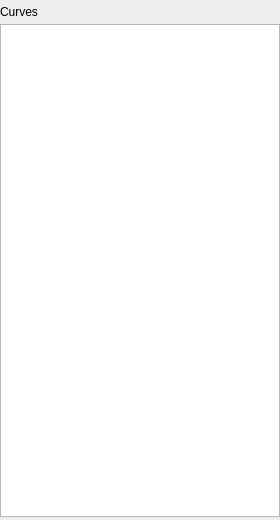
<?xml version="1.0" encoding="UTF-8"?>
<ui version="4.0">
 <class>CurveEditor</class>
 <widget class="QWidget" name="CurveEditor">
  <property name="geometry">
   <rect>
    <x>0</x>
    <y>0</y>
    <width>280</width>
    <height>520</height>
   </rect>
  </property>
  <property name="minimumSize">
   <size>
    <width>220</width>
    <height>0</height>
   </size>
  </property>
  <layout class="QVBoxLayout" name="mainLayout">
   <property name="spacing"><number>0</number></property>
   <property name="leftMargin"><number>0</number></property>
   <property name="topMargin"><number>0</number></property>
   <property name="rightMargin"><number>0</number></property>
   <property name="bottomMargin"><number>0</number></property>
   <item>
    <widget class="QWidget" name="widgetLabelCurves" native="true">
     <property name="minimumSize"><size><width>0</width><height>24</height></size></property>
     <property name="maximumSize"><size><width>16777215</width><height>24</height></size></property>
     <layout class="QHBoxLayout" name="headerLayout">
      <property name="spacing"><number>0</number></property>
      <property name="leftMargin"><number>0</number></property>
      <property name="topMargin"><number>0</number></property>
      <property name="rightMargin"><number>0</number></property>
      <property name="bottomMargin"><number>0</number></property>
      <item>
       <widget class="QLabel" name="labelCurves">
        <property name="text"><string>Curves</string></property>
       </widget>
      </item>
      <item>
       <spacer name="searchCurvesGap">
        <property name="orientation"><enum>Qt::Horizontal</enum></property>
        <property name="sizeType"><enum>QSizePolicy::Fixed</enum></property>
        <property name="sizeHint" stdset="0"><size><width>2</width><height>1</height></size></property>
       </spacer>
      </item>
      <item>
       <widget class="PJ::Search" name="filterCurves">
        <property name="placeholder"><string>Filter...</string></property>
       </widget>
      </item>
      <item>
       <widget class="QToolButton" name="buttonCurvesMenu">
        <property name="toolTip"><string>Curves options</string></property>
        <property name="minimumSize"><size><width>24</width><height>24</height></size></property>
        <property name="maximumSize"><size><width>24</width><height>24</height></size></property>
        <property name="iconSize"><size><width>20</width><height>20</height></size></property>
        <property name="text"><string/></property>
        <property name="autoRaise"><bool>true</bool></property>
        <property name="focusPolicy"><enum>Qt::FocusPolicy::NoFocus</enum></property>
       </widget>
      </item>
     </layout>
    </widget>
   </item>
   <item>
    <widget class="QListWidget" name="listWidget">
     <property name="sizePolicy">
      <sizepolicy hsizetype="Expanding" vsizetype="Expanding">
       <horstretch>0</horstretch>
       <verstretch>1</verstretch>
      </sizepolicy>
     </property>
     <property name="minimumSize">
      <size>
       <width>0</width>
       <height>120</height>
      </size>
     </property>
     <property name="focusPolicy">
      <enum>Qt::ClickFocus</enum>
     </property>
     <property name="editTriggers">
      <set>QAbstractItemView::NoEditTriggers</set>
     </property>
     <property name="selectionMode">
      <enum>QAbstractItemView::SingleSelection</enum>
     </property>
     <property name="selectionBehavior">
      <enum>QAbstractItemView::SelectRows</enum>
     </property>
    </widget>
   </item>
   <item>
    <widget class="QWidget" name="markerScopesFooter" native="true">
     <layout class="QVBoxLayout" name="markerScopesLayout">
      <property name="spacing">
       <number>2</number>
      </property>
      <property name="leftMargin">
       <number>0</number>
      </property>
      <property name="topMargin">
       <number>3</number>
      </property>
      <property name="rightMargin">
       <number>0</number>
      </property>
      <property name="bottomMargin">
       <number>0</number>
      </property>
     </layout>
    </widget>
   </item>
  </layout>
 </widget>
 <customwidgets>
  <customwidget>
   <class>PJ::Search</class>
   <extends>QWidget</extends>
   <header>pj_widgets/Search.h</header>
  </customwidget>
 </customwidgets>
 <resources>
  <include location="../../../resources/resources.qrc"/>
 </resources>
 <connections/>
</ui>
